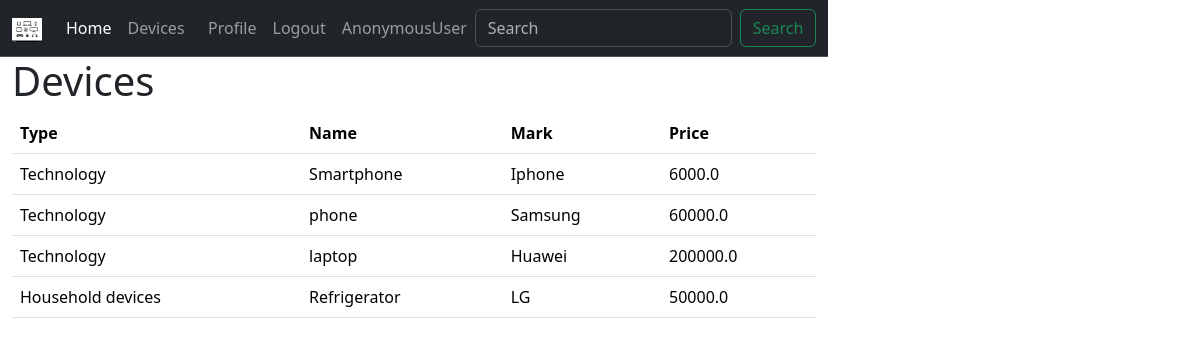
Page /devices/ on the committed database.
### Electronicsstore/models.py (models this page shows, shortened)
class Devices(models.Model):
    STATUSs = (
        ('Technology','Technology'),
        ('Household devices','Household devices'),
    )
    STATUS = (
        ('Iphone','Iphone'),
        ('Samsung','Samsung'),
        ('Huawei','Huawei'),
        ('LG','LG'),
        ('Sony','Sony'),
        ('TOSHIBA','TOSHIBA'),
    )
    type =  models.CharField(max_length = 60 ,null = True ,choices =STATUSs)
    name  = models.CharField(max_length = 60 ,null = True)
    price = models.FloatField(null = True)
    mark  = models.CharField(max_length = 60 ,null = True ,choices =STATUS)
    features = models.CharField(max_length = 60 ,null = True)
    date_created =models.DateTimeField(auto_now_add = True , null=True)

### Electronicsstore/views.py (the view)
# urls.py: path("devices/", views.devices , name = "devices"),
def devices(request):
    devices = Devices.objects.all()
    return render(request,'Electronicsstore/devices.html' , {'devices': devices})

### Electronicsstore/templates/Electronicsstore/devices.html
{% extends 'Electronicsstore/main.html' %}
{% block content %}
<div class="container" >
<h1 class = "pt_5">Devices</h1>
<table class="table">
    <thead>
      <tr>
        <th scope="col">Type</th>
        <th scope="col">Name</th>
        <th scope="col">Mark</th>
        <th scope="col">Price</th>
      </tr>
    </thead>
    <tbody>
      <tr>
        {% for item in devices %}
        <td>{{item.type}}</td>
        <td>{{item.name}}</td>
        <td>{{item.mark}}</td>
        <td>{{item.price}}</td>
      </tr>
      {% endfor %}
    </tbody>
  </table>
</div>
{% endblock %}

### Electronicsstore/templates/Electronicsstore/main.html (style rules this page uses)
body { display: flex; margin: 0; background-color : powerblue }

### rows in the picture
Devices: type "Technology", name "Smartphone", mark "Iphone", price "6000.0"
Devices: type "Technology", name "phone", mark "Samsung", price "60000.0"
Devices: type "Technology", name "laptop", mark "Huawei", price "200000.0"
Devices: type "Household devices", name "Refrigerator", mark "LG", price "50000.0"

### other values in the picture
{{ request.user }} "AnonymousUser"
